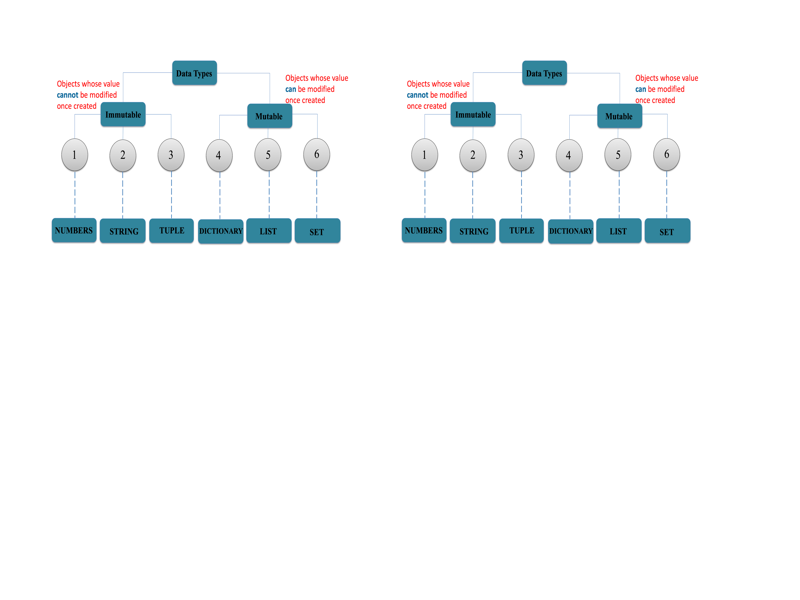
#> input picture class 15(04-05-25)/File Handling/datatypes1.png, 800 x 600 px
$ jupyter execute --allow-errors file.ipynb   (shell and % lines are left out)
#> lines starting #> are read from the running program, lines starting #| are printed output that depends on the picture
we learn about file handling
open is build in function that open a file
open has two paramerte one is file and other is root e.g, open(file, rt)
python initslly support two formata binary and text formata

fd=open("file.txt","")

#> (a cell that did not finish here is left out)

#> (a cell that did not finish here is left out)

#> (a cell that did not finish here is left out)

#> (a cell that did not finish here is left out)

#> (a cell that did not finish here is left out)

#> (a cell that did not finish here is left out)

third methode to read a file is readlines

#> (a cell that did not finish here is left out)

[cell 8]
fd1=open("out.txt","w")
rv=fd1.write("hello world") # rv me jitny number of character hum nyt save karvya hai wo save ho jy ga
print(type(rv))
print("number of bytes written",rv)
fd1.close()

[cell 9]
fd1=open("out.txt")
print(fd1.read())
fd1.close()

[cell 10]
fd1=open("out.txt","w+")
print('print existing text ',fd1.read())
print(fd1.write("Learnig python is fun"))
print(fd1.read())
fd1.seek(0)
print(fd1.read())

[cell 11]
pd1=open("out.txt")
for line in pd1:
    print(line)

[cell 12]
fruites=["apple","banana","mango","orange"]
pd1=open("fruites.txt",mode="a")
for fruit in fruites:
    pd1.write(fruit+"\n")
pd1.close()

[cell 13]
pd1=open("fruites.txt")
for line in pd1:
    print(line)

close file is necasssarry ,, so we closed a file always in finally code their are three case first one is try , expect and finally sectiuon always run if any expection is wronge

<h1>open file by "with"</h1>
with open(filename,mode) as fd
(ya make sure karta hai k automatrically file closed ho jy with is )

#> (a cell that did not finish here is left out)

#> (a cell that did not finish here is left out)

<h1>Change file offSet</h1>

fd.seek(offset,whence)
is k 2parameter hai
first parameter ka matlab hai k ya forward jy ga ya backend jy ga or 2nd decide kary ga kaja sy  start krn a hai

#> (a cell that did not finish here is left out)

[cell 17]
# in case of append
fd=open("file.txt","a")
print(fd.seek(0,1))
print(fd.seek(0))
print(fd.write("hello world"))

[cell 18]
fd=open("file.txt","r")
print(fd.read())
fd.close()

<h1>count the word of all the file</h1>
sab sy phele hum splite kary space k based par
and then convert this in to list
then check the length of length

[cell 19]
pd=open("file.txt","r")
listof=(pd.read())
listof1=listof.split()
print(listof1)
print("total length of words :",len(listof1))
pd.close()

* what is OS module

[cell 20]
import os

def check_file_or_folder(name):
    if os.path.isfile(name):
        print("it is a file")
    elif os.path.isdir(name):
        print("it is a folder")
    else:
        print("it is not a file or folder")

name=input("check the is file or a folder:")
#> the answer given: .
check_file_or_folder(name)

# How to read csv file

[cell 21]
import csv

#> (the rest of this cell did not finish here and is left out)

# Learn About How PIL and numpy module work

[cell 22]
from PIL import Image

img = Image.open("datatypes1.png")
#> img is the input picture: PIL image 800x600 RGB; mean R, G, B 245.1, 247.8, 248.8

img.show()


# Image ke bare me jankari
print(f"Size: {img.size}")  # (width, height)
#| Size: (800, 600)
print(f"Format: {img.format}")  # JPEG, PNG etc.
#| Format: PNG
print(f"Mode: {img.mode}")  # RGB, L (grayscale), etc.
#| Mode: RGB

*  BY PIL we crop any image and save again

[cell 23]
from PIL import Image

img = Image.open("datatypes1.png")

img.show()
# New size (width, height)
new_size = (300, 200)

# Resize karein
resized_img = img.resize(new_size)
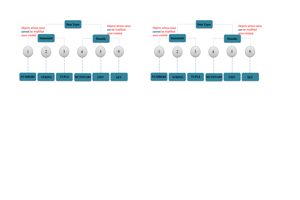
#> resized_img: PIL image 300x200 RGB; mean R, G, B 245, 247.7, 248.8

# Save karein
resized_img.save("resized_image.png")

[cell 24]
# we can rotate the image by 90 degrees
img = Image.open("datatypes1.png")
# 45 degree rotate karein
rotated_img = img.rotate(90)
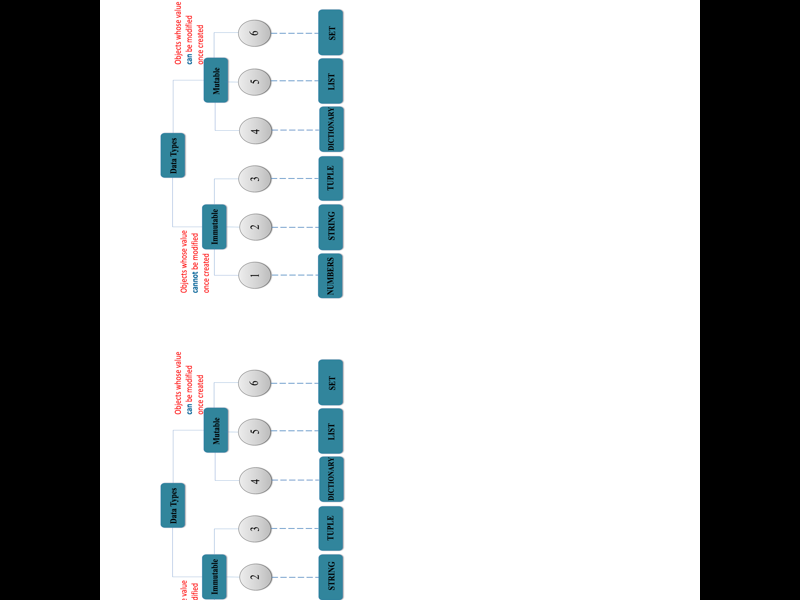
#> rotated_img: PIL image 800x600 RGB; mean R, G, B 182, 184.6, 185.5
rotated_img.show()
img.close()

# Image me Text Add Karna

[cell 25]
from PIL import Image, ImageDraw, ImageFont

img = Image.open("datatypes1.png")

# Draw object banayein
draw = ImageDraw.Draw(img)

# Font select karein (size 30)
font = ImageFont.truetype("arial.ttf", 60)

# Text add karein (position, text, color, font)
draw.text((50, 50), "Hello World!", (255, 0, 0), font=font)

# show image karein
img.show()
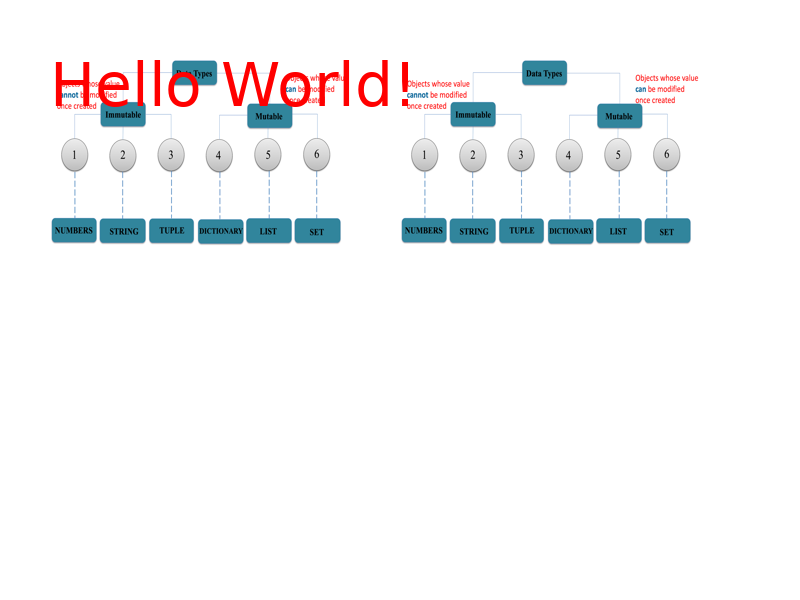
#> shown: PIL image 800x600 RGB; mean R, G, B 245.3, 245.5, 246.5

# Save karein
img.save("text_image.png")

# 7. Image Filter Lagana

[cell 26]
from PIL import Image, ImageFilter

img = Image.open("datatypes1.png")

# Blur filter lagayein
blurred_img = img.filter(ImageFilter.BLUR)
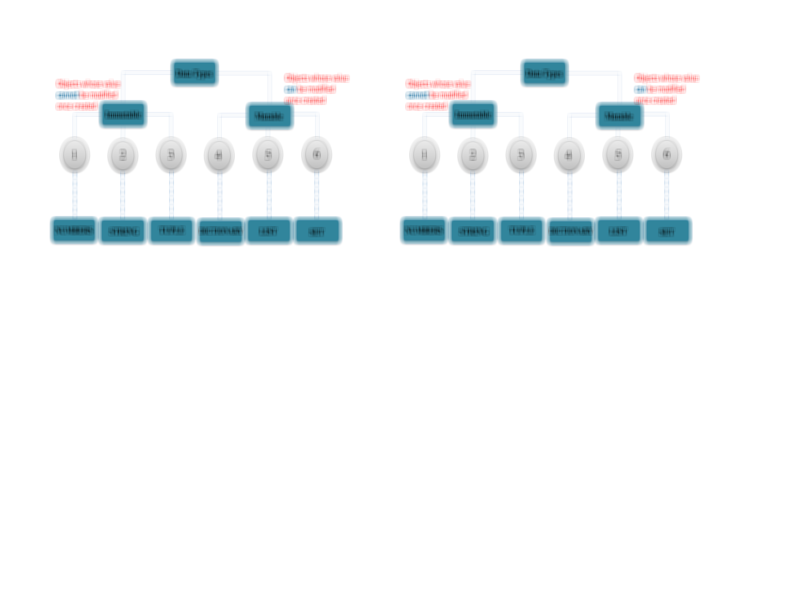
#> blurred_img: PIL image 800x600 RGB; mean R, G, B 245.1, 247.8, 248.8

# Save karein
blurred_img.save("blurred_image.png")

# Edge enhance filter
edge_img = img.filter(ImageFilter.EDGE_ENHANCE)
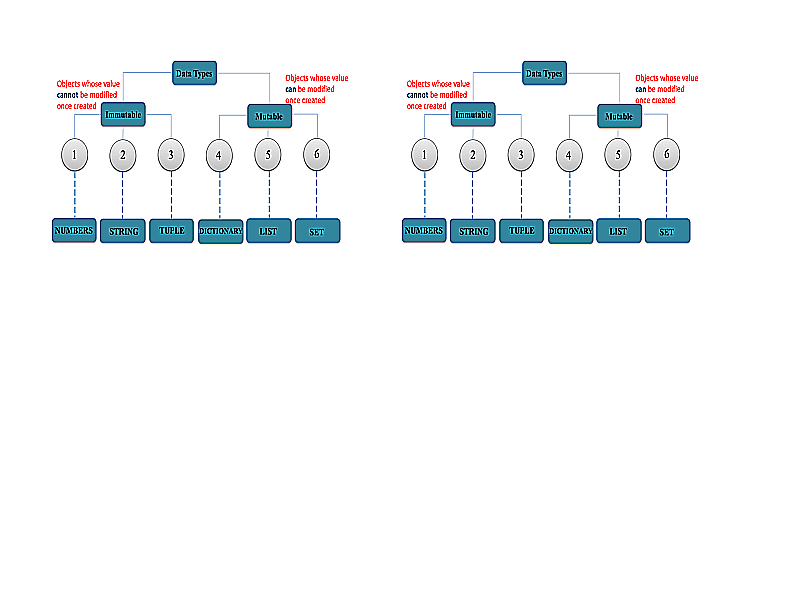
#> edge_img: PIL image 800x600 RGB; mean R, G, B 244.5, 246.9, 248.1
edge_img.save("edge_image.png")

# 8. Image Convert Karna (JPG to PNG)

[cell 27]
from PIL import Image

img = Image.open("datatypes1.png")

# PNG me convert karke save karein
img.save("converted_image.jpg", "JPEG")

# 9. Multiple Images ka Collage Banana

[cell 28]
from PIL import Image

# New blank image banayein (white background)
collage = Image.new('RGB', (800, 600), (255, 255, 255))
#> collage: PIL image 800x600 RGB; every value is 255

# Images open karein
img1 = Image.open("datatypes1.png").resize((300, 200))
img2 = Image.open("datatypes1.png").resize((300, 200))

# Images ko collage me paste karein
collage.paste(img1, (50, 50))
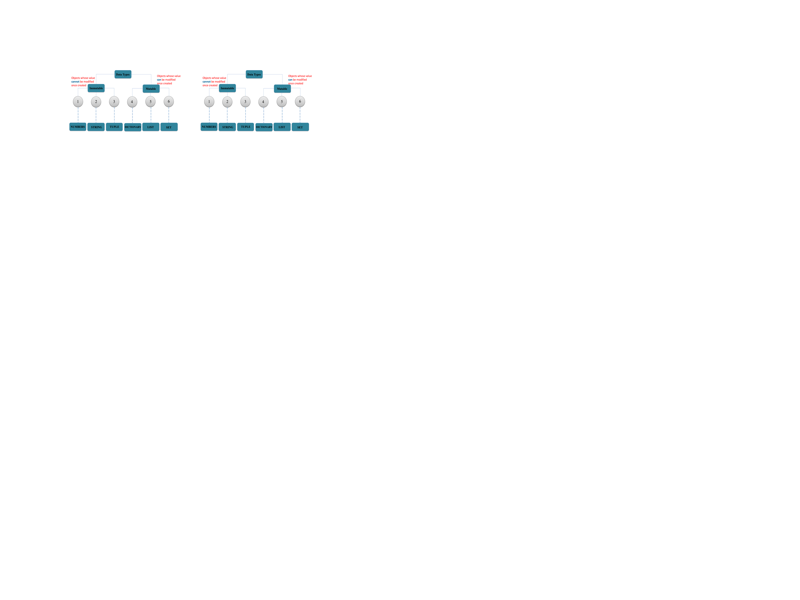
#> collage: PIL image 800x600 RGB; mean R, G, B 253.8, 254.1, 254.2
collage.paste(img2, (400, 50))

#show karein
collage.show()
# Save karein
collage.save("datatypes1.png")

$ run again, with class 15(04-05-25)/File Handling/resized_image.png copied over class 15(04-05-25)/File Handling/datatypes1.png
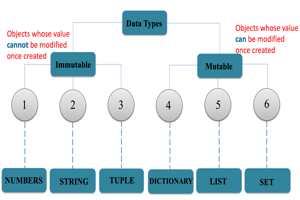
#> input picture class 15(04-05-25)/File Handling/resized_image.png, 300 x 200 px
#> img is the input picture: PIL image 300x200 RGBA; mean R, G, B, A 215.4, 226.3, 230.3, 255
#| Size: (300, 200)
#| Format: PNG
#| Mode: RGBA
#> `rotated_img = img.rotate(90)`:
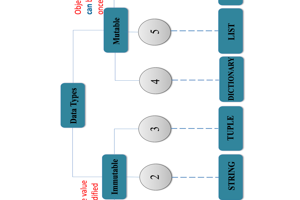
#> rotated_img: PIL image 300x200 RGBA; mean R, G, B, A 139.5, 149.1, 152.2, 170; transparent parts drawn white
#> `collage.paste(img1, (50, 50))`:
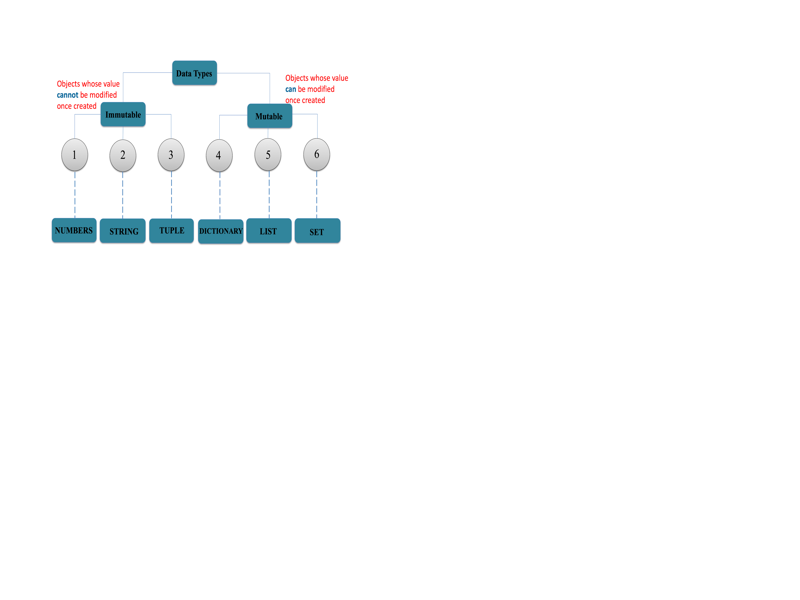
#> collage: PIL image 800x600 RGB; mean R, G, B 250.1, 251.4, 251.9
